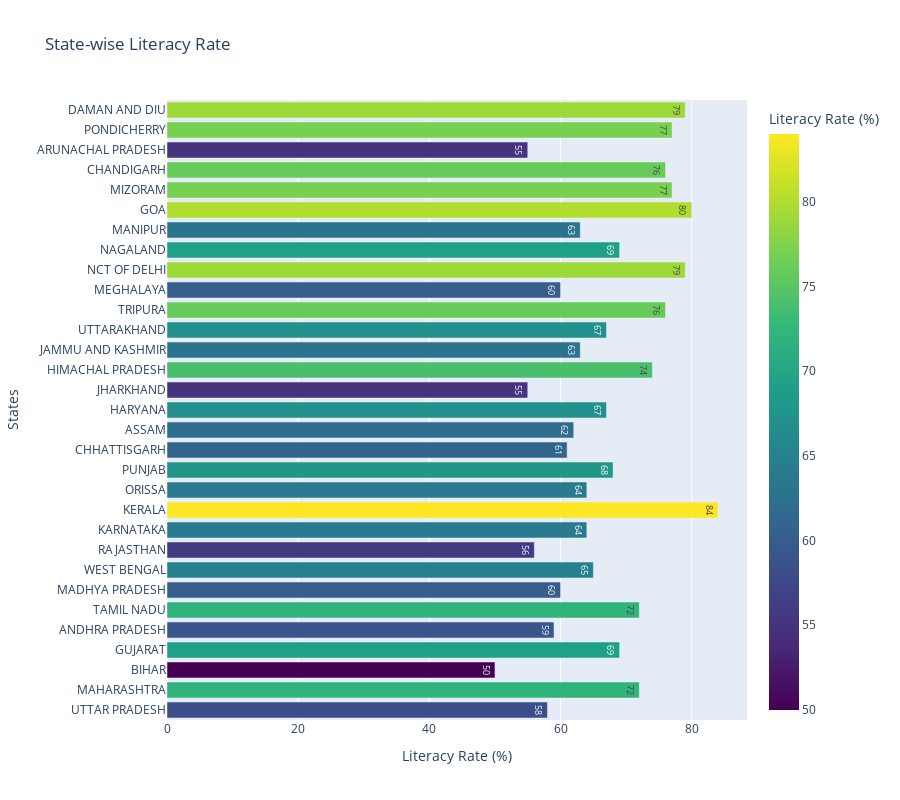

Notebook cell for this chart:
### Code cell
# import plotly.express as px

def TotalLiteracyRate():
    # Grouping data and calculating literacy rate
    df1 = (NewDf.groupby('State name')
           [['Literate', 'Population']]
           .sum()
           .sort_values(by='Literate', ascending=False)  # Sort by literacy rate
           .reset_index()
           )
    
    df1['Literacy Rate'] = ((df1['Literate'] / df1['Population']) * 100).round()
    
    # Plotting horizontal bar chart
    fig = px.bar(df1, 
                 x='Literacy Rate', 
                 y='State name', 
                 text='Literacy Rate',
                 title='State-wise Literacy Rate',
                 hover_name= 'State name',
                 labels={'State name': 'State', 'Literacy Rate': 'Literacy Rate (%)'},
                 orientation='h',  # Horizontal orientation
                 color='Literacy Rate',  # Color intensity
                 color_continuous_scale='Viridis')  # Color theme
    
    # Updating layout for readability
    fig.update_layout(
        xaxis_title="Literacy Rate (%)",
        yaxis_title="States",
        showlegend=False,
        height=800  # Adjust height for readability if there are many states
    )
    
    # Display the plot
    fig.show()

# Call the function
TotalLiteracyRate()

### Figure 1 — Plotly figure (JSON) as saved in the notebook; plotly's stock layout.template omitted (floating-point values rounded to 4 significant figures)
{"data": [{"alignmentgroup": "True", "hovertemplate": "<b>%{hovertext}</b><br><br>Literacy Rate (%)=%{marker.color}<br>State=%{y}<extra></extra>", "hovertext": ["UTTAR PRADESH", "MAHARASHTRA", "BIHAR", "GUJARAT", "ANDHRA PRADESH", "TAMIL NADU", "MADHYA PRADESH", "WEST BENGAL", "RAJASTHAN", "KARNATAKA", "KERALA", "ORISSA", "PUNJAB", "CHHATTISGARH", "ASSAM", "HARYANA", "JHARKHAND", "HIMACHAL PRADESH", "JAMMU AND KASHMIR", "UTTARAKHAND", "TRIPURA", "MEGHALAYA", "NCT OF DELHI", "NAGALAND", "MANIPUR", "GOA", "MIZORAM", "CHANDIGARH", "ARUNACHAL PRADESH", "PONDICHERRY", "DAMAN AND DIU"], "legendgroup": "", "marker": {"color": [58, 72, 50, 69, 59, 72, 60, 65, 56, 64, 84, 64, 68, 61, 62, 67, 55, 74, 63, 67, 76, 60, 79, 69, 63, 80, 77, 76, 55, 77, 79], "coloraxis": "coloraxis", "pattern": {"shape": ""}}, "name": "", "offsetgroup": "", "orientation": "h", "showlegend": false, "text": [58, 72, 50, 69, 59, 72, 60, 65, 56, 64, 84, 64, 68, 61, 62, 67, 55, 74, 63, 67, 76, 60, 79, 69, 63, 80, 77, 76, 55, 77, 79], "textposition": "auto", "type": "bar", "x": [58, 72, 50, 69, 59, 72, 60, 65, 56, 64, 84, 64, 68, 61, 62, 67, 55, 74, 63, 67, 76, 60, 79, 69, 63, 80, 77, 76, 55, 77, 79], "xaxis": "x", "y": ["UTTAR PRADESH", "MAHARASHTRA", "BIHAR", "GUJARAT", "ANDHRA PRADESH", "TAMIL NADU", "MADHYA PRADESH", "WEST BENGAL", "RAJASTHAN", "KARNATAKA", "KERALA", "ORISSA", "PUNJAB", "CHHATTISGARH", "ASSAM", "HARYANA", "JHARKHAND", "HIMACHAL PRADESH", "JAMMU AND KASHMIR", "UTTARAKHAND", "TRIPURA", "MEGHALAYA", "NCT OF DELHI", "NAGALAND", "MANIPUR", "GOA", "MIZORAM", "CHANDIGARH", "ARUNACHAL PRADESH", "PONDICHERRY", "DAMAN AND DIU"], "yaxis": "y"}], "layout": {"barmode": "relative", "coloraxis": {"colorbar": {"title": {"text": "Literacy Rate (%)"}}, "colorscale": [[0, "#440154"], [0.1111, "#482878"], [0.2222, "#3e4989"], [0.3333, "#31688e"], [0.4444, "#26828e"], [0.5556, "#1f9e89"], [0.6667, "#35b779"], [0.7778, "#6ece58"], [0.8889, "#b5de2b"], [1, "#fde725"]]}, "height": 800, "legend": {"tracegroupgap": 0}, "showlegend": false, "title": {"text": "State-wise Literacy Rate"}, "xaxis": {"anchor": "y", "domain": [0, 1], "title": {"text": "Literacy Rate (%)"}}, "yaxis": {"anchor": "x", "domain": [0, 1], "title": {"text": "States"}}}}
